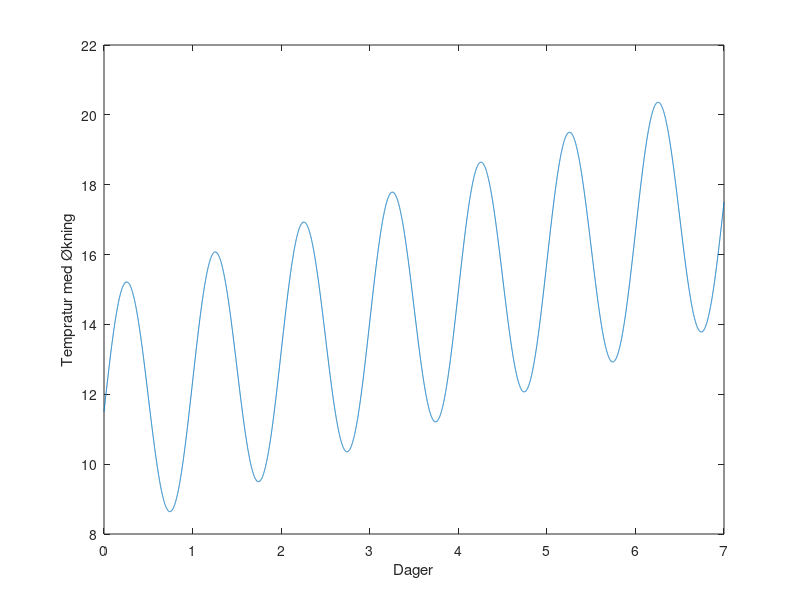

The MATLAB source for this figure:
clear, close all
clc


%tid
dager = 7;
minutter_dag = 24*60;
minutter_tot = minutter_dag * dager;

t_strek = linspace(0, dager, minutter_tot);

max_t = 15; %maks tempratur
min_t = 8; % lavest tempratur
mid_t = (max_t + min_t) / 2; %gjennomsnitt
amp_t = (max_t - min_t) / 2; % amplitude

tempratur = mid_t + amp_t * sin(2*pi * t_strek); % temp data generert

plot( t_strek, tempratur);
xlabel('Dager');
ylabel('Temp');

amp_s = 1.5; % amplitude støy

stoy = rand(1, minutter_tot);
stoy_pluss_minus = stoy - 0.5;
stoy_skalert = stoy_pluss_minus * 2;
%temp_stoy = tempratur + stoy_skalert*amp_s;

% Forenklet metode av det som skjer i koden over
temp_stoy = tempratur+(rand(1, minutter_tot)-0.5)*2*amp_s;



plot(t_strek, temp_stoy);
xlabel('Dager');
ylabel('Temperatur med støy');

okning = 1; % økning per dag! 
okning_total = linspace(0, okning * (dager - 1), minutter_tot);
temp_stoy_med_okning = temp_stoy + okning_total;


plot(t_strek, temp_stoy_med_okning);
xlabel('Dager');
ylabel('Temperattur med støy og økning');

% Beregner og skriver ut gjennomsnittstemperaturen for hver dag
for i = 1:dager
    start_idx = (i-1) * minutter_dag + 1;
    slutt_idx = i * minutter_dag;
    daglig_temp = temp_stoy_med_okning(start_idx:slutt_idx);
    daglig_snitt = mean(daglig_temp);
    fprintf('Gjennomsnittstemperatur for dag %d: %.2f grader\n', i, daglig_snitt);
end


temp_med_okning = tempratur + okning_total;
plot(t_strek, temp_med_okning);
xlabel('Dager');
ylabel('Tempratur med Økning');
for i = 1:dager
    start_idx = (i-1) * minutter_dag + 1;
    slutt_idx = i * minutter_dag;
    daglig_temp = temp_med_okning(start_idx:slutt_idx);
    daglig_snitt = mean(daglig_temp);
    fprintf('Gjennomsnittstemperatur for dag %d: %.2f grader\n', i, daglig_snitt);
end
